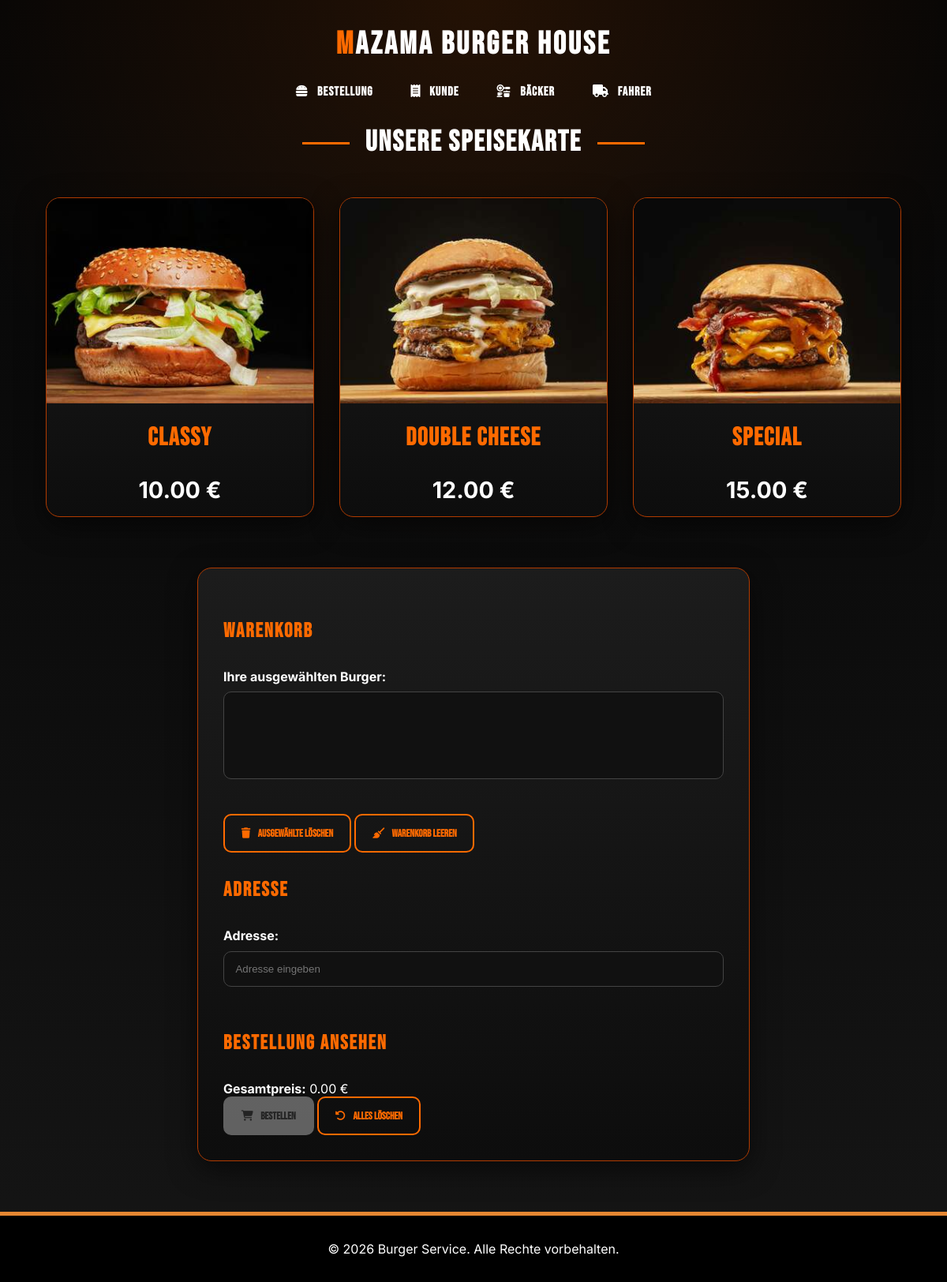
The app's page /Praktikum/index.php with its own data.
### tables this page shows
CREATE TABLE `article` (
  `article_id` int(11) NOT NULL,
  `name` varchar(20) NOT NULL,
  `picture` varchar(254) NOT NULL,
  `price` float NOT NULL
);

### src/Praktikum/App/Core/BaseController.php (called while the page is built, shortened)
<?php
abstract class BaseController
{
    protected function renderHtml(string $viewFile, array $viewData = []): void
    {
        extract($viewData);
        require $viewFile;
    }
}

### src/Praktikum/App/Controller/OrderController.php (called while the page is built, shortened)
<?php
require_once 'App/Core/BaseController.php';
require_once 'App/Model/ArticleModel.php';
require_once 'App/Core/Router.php';
class OrderController extends BaseController
{
    private ArticleModel $articleModel;
    public function __construct()
    {
        $this->articleModel = new ArticleModel();
    }
    public function getData(): array
    {
        $articles = $this->articleModel->getAll();
        return [
            'articles' => $articles,
            'page_title' => 'Bestellung'
        ];
    }
    public function generateResponse(): void
    {
        $data = $this->getData();
        $this->renderHtml('App/View/order.view.php', ['data' => $data]);
    }
    public function handleRequest(): void
    {
        $this->generateResponse();
    }
}

### src/Praktikum/index.php (called while the page is built, shortened)
<?php
require_once 'App/Core/Router.php';
require_once 'App/Core/BaseModel.php';
$router = new Router();
try {
    switch ($router->getRoute()) {
        case '':
        case 'order':
            require_once 'App/Controller/OrderController.php';
            $controller = new OrderController();
            break;
    }
    $controller->handleRequest();
} catch (Exception $e) {
    http_response_code(500);
    echo "<h1>Unexpected error occurred</h1>";
    echo "<p>" . htmlspecialchars($e->getMessage(), ENT_QUOTES, 'UTF-8') . "</p>";
}

### src/Praktikum/App/Core/BaseModel.php (called while the page is built, shortened)
<?php
abstract class BaseModel
{
    public function __construct()
    {
        $host = gethostbyname('mariadb') !== 'mariadb' ? 'mariadb' : 'localhost';
        $user = 'public';
        $password = 'public';
        $database = 'pizzaservice';
        $this->db = new MySQLi($host, $user, $password, $database);
    }
}

### src/Praktikum/App/Model/ArticleModel.php (called while the page is built, shortened)
<?php
require_once 'App/Core/BaseModel.php';
class ArticleModel extends BaseModel
{
    public function getAll(): array
    {
        $sql = "SELECT article_id, name, picture, price FROM article";
        $stmt = $this->db->prepare($sql);
        $stmt->execute();
        $result = $stmt->get_result();
        return $result->fetch_all(MYSQLI_ASSOC) ?: [];
    }
}

### src/Praktikum/App/Core/Router.php (called while the page is built, shortened)
<?php
class Router
{
    public static function generateUrl(string $path = ''): string
    {
        $base = rtrim(dirname((string)$_SERVER['SCRIPT_NAME']), '/');
        $path = ltrim($path, '/');
        return $path === '' ? $base . '/' : $base . '/' . $path;
    }
}

### src/Praktikum/App/View/order.view.php (the view, shortened to what this page needs)
<?php
$articles = $data['articles'] ?? [];
require_once 'partials/head.php';
?>
<?php
require_once 'partials/header.php';
?>
<section class="burger-container">
    <?php foreach ($articles as $article): ?>
        <div class="burger-card">
            <img
                class="article-image"
                src="/Praktikum/assets/images/<?= htmlspecialchars((string)$article['picture'], ENT_QUOTES, 'UTF-8') ?>"
                width="300"
                height="200"
                alt="<?= htmlspecialchars((string)$article['name'], ENT_QUOTES, 'UTF-8') ?>"
                data-id="<?= (int)$article['article_id'] ?>"
                data-name="<?= htmlspecialchars((string)$article['name'], ENT_QUOTES, 'UTF-8') ?>"
                data-price="<?= htmlspecialchars((string)$article['price'], ENT_QUOTES, 'UTF-8') ?>"
            >
            <h3><?= htmlspecialchars((string)$article['name'], ENT_QUOTES, 'UTF-8') ?></h3>
            <strong class="price">
                <?= number_format((float)$article['price'], 2) ?> €
            </strong>
        </div>
    <?php endforeach; ?>
</section>
<form id="order-form" action="<?= Router::generateUrl('order') ?>" method="POST">
    <section>
        <h2>Warenkorb</h2>
        <label for="warenkorb">Ihre ausgewählten Burger:</label>
        <br>
        <select name="articles[]" id="warenkorb" multiple size="5"></select>
        <br><br>
        <button type="button" id="remove-selected">
            <i class="fa-solid fa-trash"></i> Ausgewählte löschen
        </button>
        <button type="button" id="clear-cart">
            <i class="fa-solid fa-broom"></i> Warenkorb leeren
        </button>
    </section>
    <section>
        <h2>Adresse</h2>
        <p>
            <label for="address">Adresse:</label><br>
            <input id="address" type="text" name="address" placeholder="Adresse eingeben">
        </p>
    </section>
    <section>
        <h2>Bestellung ansehen</h2>
        <p>
            <strong>Gesamtpreis:</strong>
            <span id="total-price">0.00 €</span>
        </p>
    </section>
    <button type="submit" id="order-button" class="disabled" disabled>
        <i class="fa-solid fa-cart-shopping"></i> Bestellen
    </button>
    <button type="reset" id="reset-button">
        <i class="fa-solid fa-rotate-left"></i> Alles löschen
    </button>
</form>
<?php require_once 'partials/footer.php'; ?>

### src/Praktikum/assets/css/style.css (style rules this page uses)
:root { --black: #050505; --dark: #111111; --card: #171717; --orange: #ff6a00; --orange-dark: #b13b00; --white: #ffffff; --gray: #d8d8d8; }
* { margin: 0; padding: 0; box-sizing: border-box; }
body { font-family: "Inter", Arial, Helvetica, sans-serif; background: radial-gradient(circle at top, rgba(255, 106, 0, 0.12), transparent 40%), linear-gradient(to bottom, #050505, #151515); color: var(--white); min-height: 100vh; }
.article-image { cursor: pointer; }
h1, h2, h3, nav a, button, .section-title { font-family: "Bebas Neue", Arial, Helvetica, sans-serif; }
h2 { text-align: center; font-size: 2.3rem; text-transform: uppercase; color: var(--white); margin: 2rem 0; letter-spacing: 2px; }
h2::before, h2::after, .section-title::before, .section-title::after { content: ""; display: inline-block; width: 60px; height: 3px; background: var(--orange); margin: 0 20px 8px; }
.menu-hero h2::before, .menu-hero h2::after, form h2::before, form h2::after { display: none; }
.burger-container { display: flex; justify-content: center; gap: 2rem; flex-wrap: wrap; margin-bottom: 3rem; }
.burger-card { display: flex; flex-direction: column; width: 340px; background: linear-gradient(to bottom, #1c1c1c, #0d0d0d); border: 1px solid var(--orange-dark); border-radius: 18px; overflow: hidden; text-align: center; box-shadow: 0 10px 35px rgba(0, 0, 0, 0.55); transition: 0.3s ease; }
.burger-card img { width: 100%; height: 260px; object-fit: cover; margin-bottom: 1.5rem; }
.burger-card h3 { color: var(--orange); font-size: 2rem; text-transform: uppercase; letter-spacing: 1.5px; margin-bottom: 0.8rem; }
.price { display: block; color: var(--white); font-size: 1.8rem; font-weight: bold; margin: 1rem 0; }
form { max-width: 700px; margin: 4rem auto; background: linear-gradient(to bottom, #1c1c1c, #0d0d0d); border: 1px solid var(--orange-dark); border-radius: 18px; padding: 2rem; box-shadow: 0 10px 35px rgba(0, 0, 0, 0.55); }
form h2 { text-align: left; font-size: 1.6rem; color: var(--orange); }
label { color: var(--white); font-weight: bold; }
select, input[type="text"] { width: 100%; padding: 0.9rem; margin: 0.6rem 0 1.5rem; border-radius: 10px; border: 1px solid #444; background: #111; color: var(--white); }
button { background: transparent; color: var(--orange); border: 2px solid var(--orange); padding: 0.9rem 1.3rem; border-radius: 10px; font-weight: bold; text-transform: uppercase; cursor: pointer; transition: 0.3s; }
button[type="submit"] { background: var(--orange); color: var(--black); }
button i, nav i { margin-right: 0.45rem; }
#order-button:disabled { background: #999; border-color: #999; color: #333; cursor: not-allowed; opacity: 0.6; }

### records on screen
article: picture (picture), name "CLASSY", price "10.00"
article: picture (picture), name "DOUBLE CHEESE", price "12.00"
article: picture (picture), name "SPECIAL", price "15.00"

### other values on screen
$page_title "MAZAMA BURGER HOUSE"
$page_subtitle "UNSERE SPEISEKARTE"
